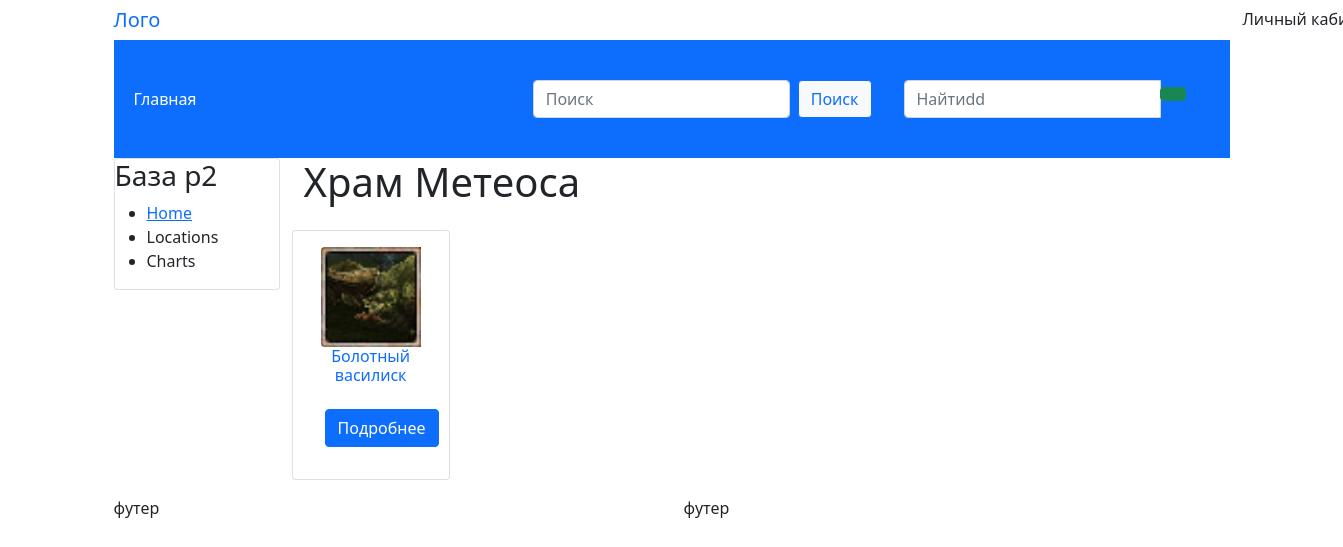
/location/hram-meteosa/, run on an earlier commit of the app's database.
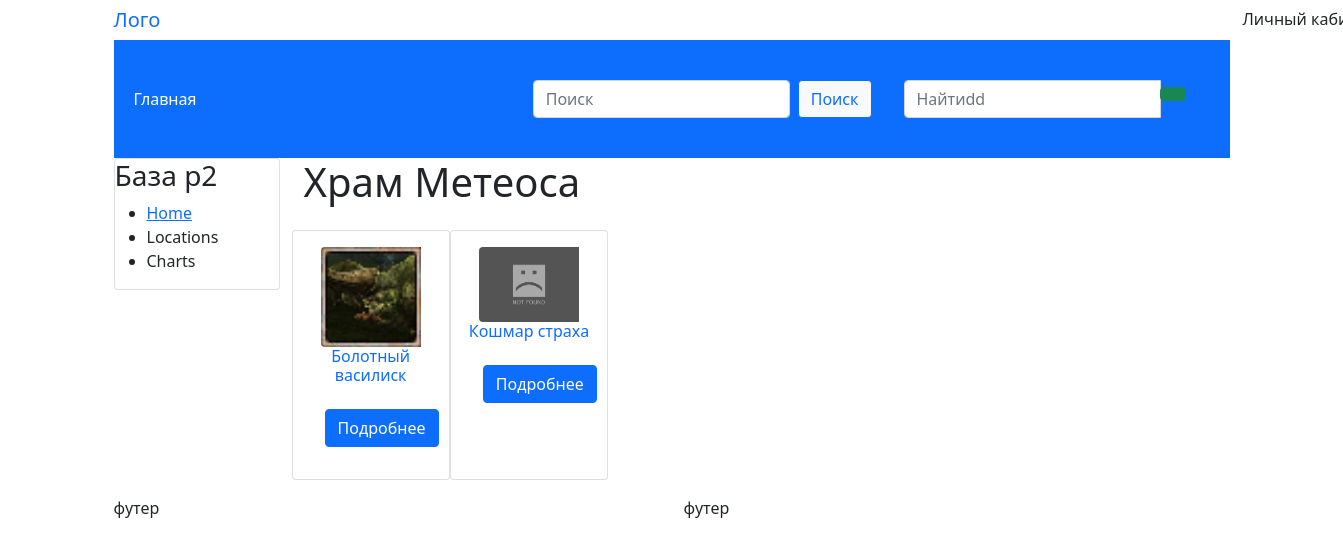
And on a later commit of the database.
### items/models.py (models this page shows, shortened)
class Monster(models.Model):
    name = models.CharField(verbose_name="Название", max_length=150)
    description = models.TextField("Описание", null=True, blank=True)
    monster_img = models.FileField("Изображение",
                                   upload_to="media/monsters",
                                   default=DEFAULT_IMG)
    slug = models.SlugField("Ссылка", max_length=250, unique=True)
    locations = models.ManyToManyField(Location,
                                       verbose_name="Локация",
                                       related_name="monsters_in_location")
    user = models.ForeignKey(User,
                             verbose_name="Пользователь",
                             on_delete=models.CASCADE)
    class Meta:
        verbose_name = "Монстр"
        verbose_name_plural = "Монстры"

### items/views.py (the view)
class MonstersInLocation(ListView):
    model = Monster
    template_name = 'items/location_detail.html'
    context_object_name = 'monsters'
    def get_context_data(self, **kwargs):
        context = super().get_context_data(**kwargs)
        context['title'] = Location.objects.get(slug=self.kwargs['slug'])
        return context
    def get_queryset(self):
        slug = Location.objects.get(slug=self.kwargs['slug'])
        if slug:
            return Monster.objects.filter(locations=slug)

### items/models.py (called while the page is built)
    def __str__(self):
        return self.title

### items/templates/items/location_detail.html (shortened to what this page needs)
{% extends 'base.html' %}
{% load static %}
{% block content %}
<h1> {{ title }} </h1>
        <div class="col-md-12">
            <div class="row">
                {% for monster in monsters %}
                    <div class="card col-md-2 p-0 mb-3 mt-3">
                        <div class="card-body text-center">
                            <img src="{{ monster.monster_img.url }}" alt="image" class="img-fluid rounded-start" width="100px" height="150px"/>
                            <h6 class="card-title">
                                <a href="/monster/{{ monster.slug }}/" class="text-decoration-none"> {{ monster.name }} </a>
                            </h6>
                            <div class="card-body text-center">
                                <a href="/monster/{{ monster.slug }}/" class="btn btn-primary">Подробнее</a>
                            </div>
                        </div>
                    </div>
                {% endfor %}
            </div>
        </div>
{% endblock content %}

What changed in the data, as far as the page shows it:
added Monster: monster_img (placeholder picture), name "Кошмар страха"
